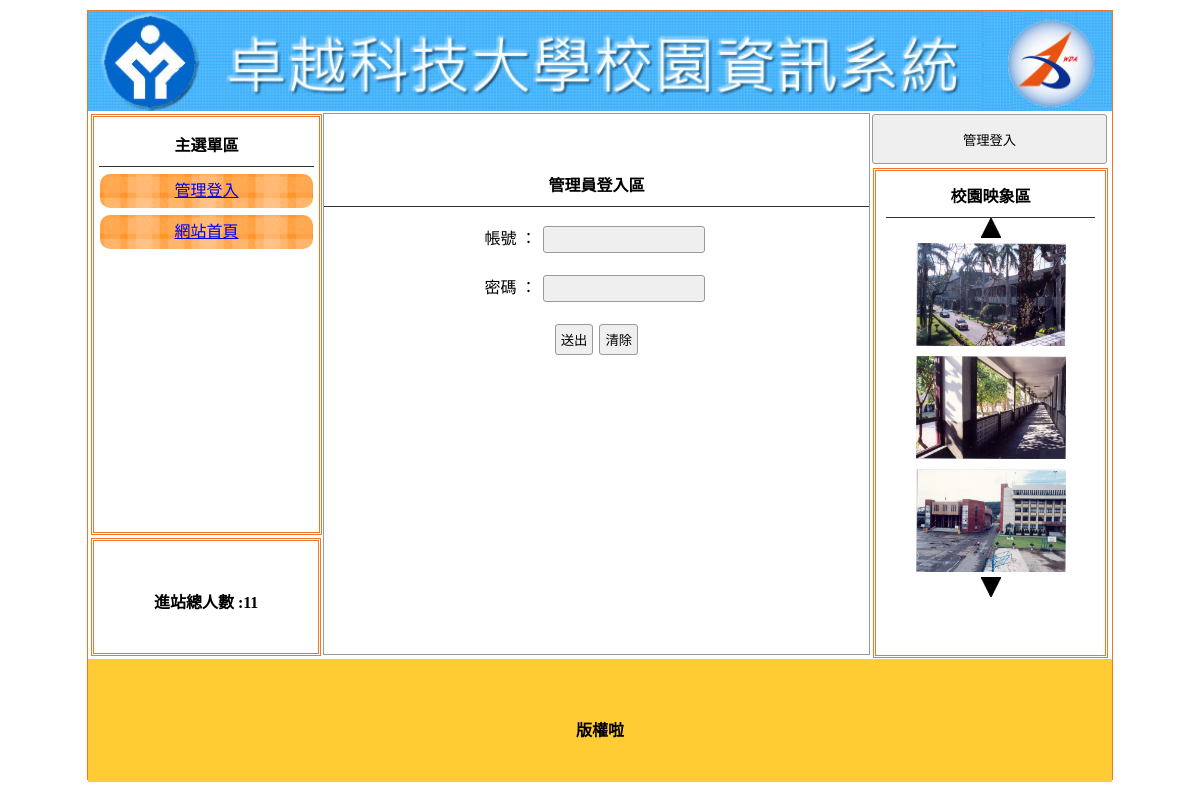
Page /index.php?do=login on the committed database.
### tables this page shows
CREATE TABLE `home` (
  `id` int(10) UNSIGNED NOT NULL,
  `img` text NOT NULL,
  `text` text NOT NULL,
  `sh` int(11) NOT NULL DEFAULT 0
);

CREATE TABLE `menu` (
  `id` int(10) UNSIGNED NOT NULL,
  `title` text NOT NULL,
  `text` text NOT NULL,
  `sh` int(11) NOT NULL DEFAULT 1,
  `MID` int(11) NOT NULL DEFAULT 0
);

CREATE TABLE `total` (
  `id` int(10) UNSIGNED NOT NULL,
  `total` int(11) NOT NULL
);

CREATE TABLE `image` (
  `id` int(10) UNSIGNED NOT NULL,
  `img` text NOT NULL,
  `sh` int(11) NOT NULL DEFAULT 1
);

CREATE TABLE `bottom` (
  `id` int(10) UNSIGNED NOT NULL,
  `text` text NOT NULL
);

### base.php (called while the page is built, shortened)
<?php session_start();
class DB
{
  private $dns = "mysql:host=localhost;charset=utf8;dbname=db01-2", $table, $pdo, $root = "root", $pw = '';
  function __construct($table)
  {
    $this->table = $table;
    $this->pdo = new PDO($this->dns, $this->root, $this->pw);
  }
  function all(...$arg)
  {
    $sql = "SELECT * FROM $this->table ";
    if (isset($arg[0])) {
      if (is_array($arg[0])) {
        foreach ($arg[0] as $k => $v) {
          $tmp[] = sprintf("`%s` = '%s'", $k, $v);
        }
        $sql = $sql . " WHERE " . implode(" && ", $tmp);
      } else {
        $sql = $sql . $arg[0];
      }
    }
    return $this->pdo->query($sql)->fetchAll();
  }
  function find($id)
  {
    $sql = "SELECT * FROM $this->table ";
    if (is_array($id)) {
      foreach ($id as $k => $v) {
        $tmp[] = sprintf("`%s` = '%s'", $k, $v);
      }
      $sql = $sql . " WHERE " . implode(" && ", $tmp);
    } else {
      $sql = $sql ." WHERE `id` = '$id'";
    }
    return $this->pdo->query($sql)->fetch(PDO::FETCH_ASSOC);
  }
  function save($ar)
  {
    if (isset($ar['id'])) {
      foreach ($ar as $k => $v) {
        if($k != 'id')$tmp[] = sprintf("`%s` = '%s'", $k, $v);
      }
      $sql ="UPDATE $this->table SET " . implode(" , ", $tmp) . " WHERE `id` = '{$ar['id']}'";
    } else {
      $sql ="INSERT INTO $this->table (`".implode("`,`",array_keys($ar)) . "`) VALUES ('" .implode("','",$ar) ."')" ;
    }
    return $this->pdo->exec($sql);
  }
}
$Home=new DB('home');
$Image=new DB('image');
$Total=new DB('total');
$Bottom=new DB('bottom');
$Menu=new DB('menu');

### index.php (the view, shortened to what this page needs)
<?php include_once 'base.php' ?>
<!DOCTYPE html PUBLIC "-//W3C//DTD XHTML 1.0 Transitional//EN" "http://www.w3.org/TR/xhtml1/DTD/xhtml1-transitional.dtd">
<html xmlns="http://www.w3.org/1999/xhtml">
<head>
  <link href="css.css" rel="stylesheet" type="text/css">
</head>
<body>
  <div id="main">
    <a title="" href="/index.php">
      <div class="ti" style="background:url('icon/<?=$Home->find(['sh'=>1])['img']?>'); background-size:cover;"></div>
    </a>
    <div id="ms">
      <div id="lf" style="float:left;">
        <div id="menuput" class="dbor">
          <span class="t botli">主選單區</span>
          <?php $mes=$Menu->all(["MID"=>0]);
            foreach($mes as $m){
              printf('<div class="mainmu cent m"><a href="%s">%s</a>',$m['text'],$m['title']);
              $mus=$Menu->all(["MID"=>$m['id']]);
              foreach($mus as $u){
              printf('<div class="mainmu2 cent u "><a href="%s">%s</a></div>',$u['text'],$u['title']);
              }
              echo "</div>";
            }
          ?>
        </div>
        <div class="dbor" style="margin:3px; width:95%; height:20%; line-height:100px;">
          <span class="t">進站總人數 :<?=$Total->find(1)['total']?> </span>
        </div>
      </div>
      <div class="di" style="height:540px; border:#999 1px solid; width:53.2%; margin:2px 0px 0px 0px; float:left; position:relative; left:20px;">
        <marquee scrolldelay="120" direction="left" style="position:absolute; width:100%; height:40px;">
        </marquee>
        <div style="height:32px; display:block;"></div>
        </div>
      <div class="di di ad" style="height:540px; width:23%; padding:0px; margin-left:22px; float:left; ">
        <button style="width:100%; margin-left:auto; margin-right:auto; margin-top:2px; height:50px;" onclick="lo('?do=login')">管理登入</button>
        <div style="width:89%; height:480px;" class="dbor">
          <span class="t botli">校園映象區</span>
            <div class="cent"><img src="./icon/up.jpg" onclick="pp(1)"></div>
            <div class="cent"><?php $img=$Image->all(['sh'=>1]);
            foreach($img as $k => $i){
              printf('<img class="im" id="ssaa%s" src="./icon/%s" style="width:150px;height:103px;padding:5px">',$k,$i['img']);
            }
            ?></div>
            <div class="cent"><img src="./icon/dn.jpg" onclick="pp(2)"></div>
        </div>
      </div>
    </div>
    <div style="width:1024px; left:0px; position:relative; background:#FC3; margin-top:4px; height:123px; display:block;">
      <span class="t" style="line-height:123px;"><?=$Bottom->find(1)['text']?></span>
    </div>
  </div>
</body>
</html>

### css.css (style rules this page uses)
body { padding:0px; margin:0px; }
#main { width:1024px; height:768px; margin:10px auto 10px auto; border:#EE7728 1px solid; position:relative; }
.ti { width:100%; height:100px; position:relative; background-size:cover; background-repeat:no-repeat; }
.dbor { border:#EE7728 double 3px; margin:1px; padding:2px 10px 2px 10px; }
.t { font-weight:800; display:block; text-align:center; padding:10px 1px 10px 1px; }
.botli { border-bottom:#333 1px solid; }
.mainmu { position:relative; border-radius:10px; background:url(icon/menu.fw.png) center no-repeat; background-size:cover; line-height:30px; padding:2px 10px 2px 10px; margin:7px 1px 7px 1px; }
#lf { height:540px; width:21%; display:inline-block; }
#menuput { width:100%; height:75%; position:relative; padding:5px; display:block; margin: 3px; }
.di { display:inline-block; }
.ad { margin:1px; padding:2px 10px 2px 10px; }
.cent { text-align:center; }
input,button { border:#999 1px solid; border-radius:3px; background:#EFEFEF; padding:5px; margin:3px; }

### rows in the picture
home: img (picture)
menu: title "管理登入"
menu: title "網站首頁"
total: total "11"
image: img (picture)
image: img (picture)
image: img (picture)
bottom: text "版權啦"
